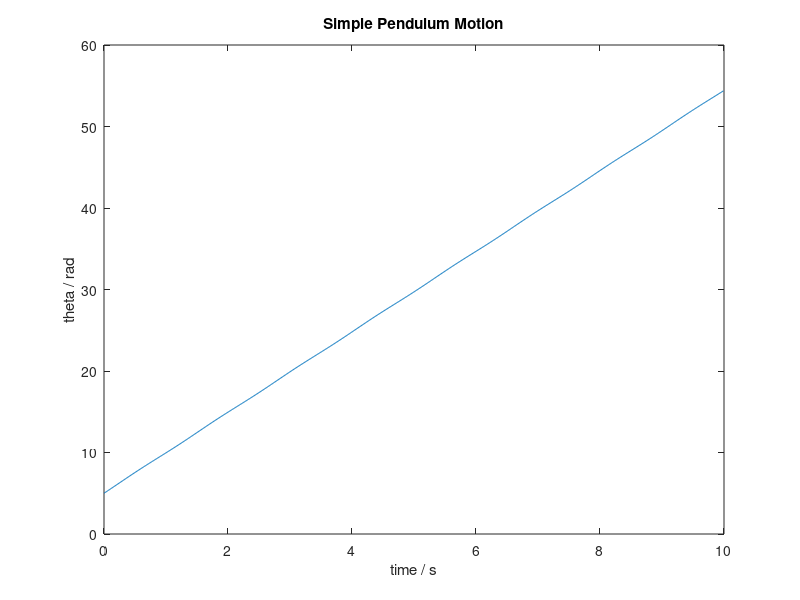

The MATLAB script that drew this image: (Note: this script raises an error after producing the figure.)
clear all;
close all;
clc;

%% Inputs (Initial Values)
prompt1 = 'input initial angular speed \n';
prompt2 = 'input initial position (theta in rad) \n';
prompt3 = 'input pendulum length (in metres) \n';
prompt4 = 'input gravitational acceleration \n';

omega(1) = input(prompt1); % initial value for angular speed
theta(1) = input(prompt2); % initial value for angle

time(1) = 0;               % initial time
dt = 0.01;                 % time step
steps = 1000;              % number of steps
L = input(prompt3);        % length in metres
g = input(prompt4);        % gravitational acceleration

%% Euler Method 2nd Derivative
for i = 2:steps            
     omega(i) = -(g/L)*sin(theta(i-1))*dt + omega(i-1);
     theta(i) = omega(i)*dt +theta(i-1);
     time(i) = time(i-1) + dt;
end

% Graph
plot(time,theta);
title('Simple Pendulum Motion');
xlabel('time / s');
ylabel('theta / rad');

%% finding period using signal processing toolbox add-on

[~,maxima] = findpeaks(theta);
gap = mean(diff(maxima));
period = gap*dt;

%% Saving data to excel spreadsheet

fileName = 'spreadsheet.xlsx';
labels = ["Time(s)","Theta(rad)","Omega(rad/s)","Period(s)","Gravitation attraction(m/s^2)","Length(m)"];

% Row to column vector
time_data = [time]';
theta_data = [theta]';
omega_data = [omega]';

% writing data to spreadsheet
writematrix(labels,fileName,'Sheet','Pendulum data','Range','A1:F1');           %column headings
writematrix(time_data,fileName,'Sheet','Pendulum data','Range','A2:A1001');     %time data
writematrix(theta_data,fileName,'Sheet','Pendulum data','Range','B2:B1001');    %theta data
writematrix(omega_data,fileName,'Sheet','Pendulum data','Range','C2:C1001');    %omega data
writematrix(period,fileName,'Sheet','Pendulum data','Range','D2');              %period value
writematrix(g,fileName,'Sheet','Pendulum data','Range','E2');                   %g value
writematrix(L,fileName,'Sheet','Pendulum data','Range','F2');                   %L value

fprintf('please check %s for full list of outputs \n',fileName);

























